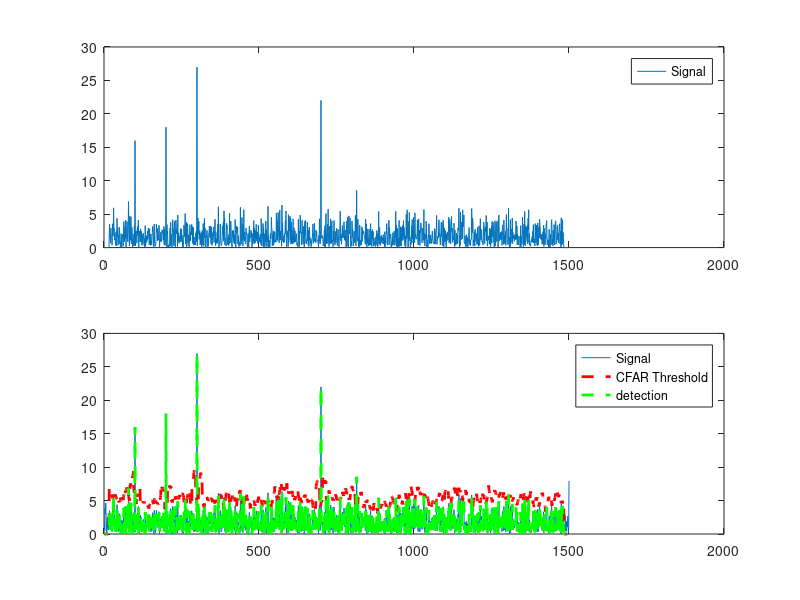

The MATLAB script that drew this image:
% Implement 1D CFAR using leading and lagging cells on the given noise and target scenario.

% Close and delete all currently open figures
close all;
clear all;
clc;

% Generate Noisy Signal

% Specify the parameters of a signal with a sampling frequency of 1 kHz
% and a signal duration of 1.5 seconds.

Fs = 1000;            % Sampling frequency
T = 1/Fs;             % Sampling period
L = 1500;             % Length of signal
t = (0:L-1)*T;        % Time vector

% Form a signal containing a 50 Hz sinusoid of amplitude 0.7 and a 120 Hz
% sinusoid of amplitude 1.

S = 0.7*sin(2*pi*50*t) + sin(2*pi*120*t);

% Corrupt the signal with zero-mean white noise with a variance of 4
X = S + 2*randn(size(t));

X_cfar = abs(X);

% Data_points
Ns = 1500;  % let it be the same as the length of the signal

%Targets location. Assigning bin 100, 200, 300, and 700 as Targets
%  with the amplitudes of 16, 18, 27, 22.
X_cfar([100 ,200, 300, 700])=[16 18 27 22];

% plot the output
figure(1);
subplot(2,1,1);

plot(X_cfar)

% Apply CFAR to detect the targets by filtering the noise.

% TODO: Define the number of Training Cells
T = 12;
% TODO: Define the number of Guard Cells
G = 4;
% TODO: Define Offset (Adding room above noise threshold for the desired SNR)
offset = 3;

% Initialize vector to hold threshold values
%threshold_cfar = zeros(Ns-(G+T+1),1);
threshold_cfar = zeros(Ns,1);

% Initialize Vector to hold final signal after thresholding
%signal_cfar = zeros(Ns-(G+T+1),1);
signal_cfar = zeros(Ns,1);

% Slide window across the signal length with leading and lagging training cells

for i = (G+T+1):(Ns-(G+T+1))
 
    noise_level = mean( [X_cfar(i-(G+T):i-(G+1)), X_cfar(i+(G+1):i+(G+T))] );
    threshold = noise_level* offset;
    threshold_cfar(i) = threshold;
    signal_cfar(i) = X_cfar(i);
    
end


% plot the filtered signal

plot(signal_cfar);
legend('Signal')
subplot(2,1,2)
plot(X_cfar);
hold on
plot(threshold_cfar,'r--','LineWidth',2)
hold on
plot (signal_cfar,'g--','LineWidth',2);
legend('Signal','CFAR Threshold','detection')
